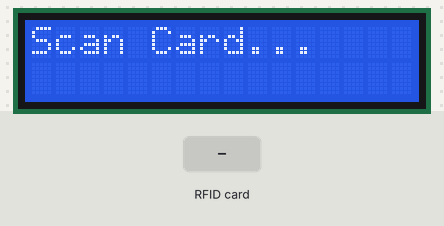
Bench run of a sketch on a simulated Arduino Uno, built with avr-gcc and run on an emulated ATmega328P. On the bench: 16×2 character LCD. Inputs (shaded band) come from the test bench. The local clock reads 2024-03-15 10:24:30 at power-on unless the sketch sets it; EEPROM starts erased; what the sketch prints to the serial monitor is not drawn.

Above: at 3.3 s.
3.4 s: RFID card 5E 7A 19 C4 held to the reader
At 4.5 s:
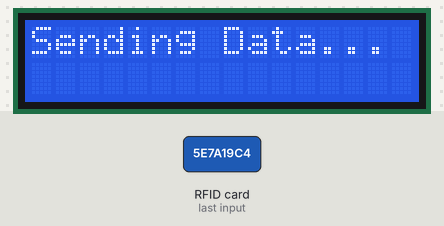
4.9 s: RFID card D3 88 D8 2C held to the reader
At 7.3 s:
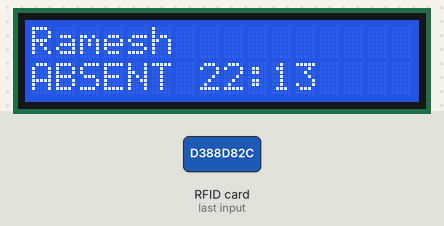
7.9 s: RFID card 01 01 5D 61 held to the reader
At 10.0 s:
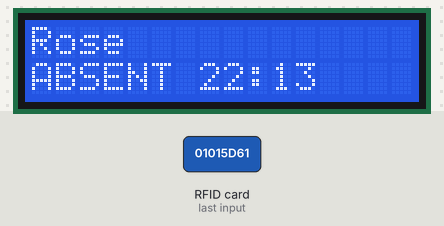
10.9 s: RFID card 40 7A A4 61 held to the reader
At 12.8 s:
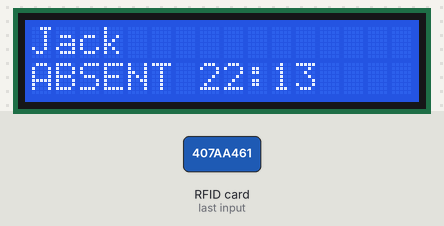
13.9 s: RFID card D3 88 D8 2C held to the reader
At 16.6 s:
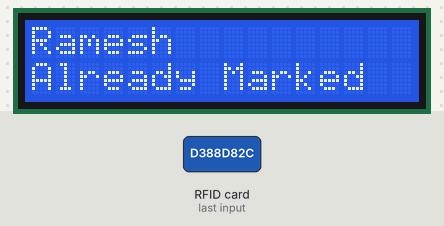
16.9 s: RFID card 01 01 5D 61 held to the reader
At 19.6 s:
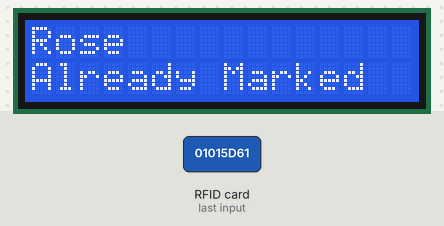
Timing chart, 0 to 21.1 s (numbered marks = the images above; inputs shaded):
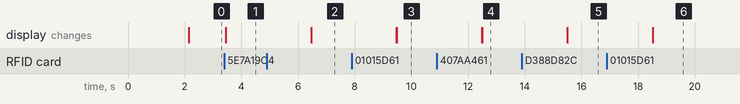

The sketch:

Arduino_Code.ino
```cpp
#include <SPI.h>
#include <MFRC522.h>
#include <Wire.h>
#include <RTClib.h>
#include <EEPROM.h>
#include <LiquidCrystal.h>

#define SS_PIN 10
#define RST_PIN 9

MFRC522 rfid(SS_PIN, RST_PIN);
RTC_DS1307 rtc;

// LCD (RS, E, D4, D5, D6, D7)
LiquidCrystal lcd(7, 6, 5, 4, 3, 2);

// ---------------- UID ----------------
byte rameshUID[4] = {0xD3, 0x88, 0xD8, 0x2C};
byte roseUID[4]   = {0x01, 0x01, 0x5D, 0x61};
byte jackUID[4]   = {0x40, 0x7A, 0xA4, 0x61};

// ---------------- EEPROM ----------------
#define DAY_ADDR     0
#define MONTH_ADDR   1
#define YEAR_ADDR    2

#define RAMESH_ADDR  3
#define ROSE_ADDR    4
#define JACK_ADDR    5

bool rameshScanned;
bool roseScanned;
bool jackScanned;

// ---------------- SETUP ----------------
void setup() {

  Serial.begin(9600);
  SPI.begin();
  rfid.PCD_Init();
  rfid.PCD_AntennaOn();   // 🔥 important
  Wire.begin();

  lcd.begin(16, 2);
  lcd.print("RFID Attendance");
  delay(2000);
  lcd.clear();

  if (!rtc.begin()) {
    lcd.print("RTC ERROR");
    while (1);
  }

  // ⚠️ RUN ONLY ONCE, then comment this line
  rtc.adjust(DateTime(F(__DATE__), F(__TIME__)));

  DateTime now = rtc.now();

  // -------- RESET DAILY --------
  if (EEPROM.read(DAY_ADDR) != now.day() ||
      EEPROM.read(MONTH_ADDR) != now.month() ||
      EEPROM.read(YEAR_ADDR) != (now.year() % 100)) {

    EEPROM.write(DAY_ADDR, now.day());
    EEPROM.write(MONTH_ADDR, now.month());
    EEPROM.write(YEAR_ADDR, now.year() % 100);

    EEPROM.write(RAMESH_ADDR, 0);
    EEPROM.write(ROSE_ADDR, 0);
    EEPROM.write(JACK_ADDR, 0);
  }

  rameshScanned = EEPROM.read(RAMESH_ADDR) != 0;
  roseScanned   = EEPROM.read(ROSE_ADDR) != 0;
  jackScanned   = EEPROM.read(JACK_ADDR) != 0;

  lcd.print("Scan Card...");
}

// ---------------- LOOP ----------------
void loop() {

  if (!rfid.PICC_IsNewCardPresent()) return;
  if (!rfid.PICC_ReadCardSerial()) return;

  DateTime now = rtc.now();
  int hour = now.hour();
  int minute = now.minute();

  lcd.clear();

  // ---------------- RAMESH ----------------
  if (checkUID(rameshUID)) {

    lcd.print("Ramesh");
    lcd.setCursor(0, 1);

    if (rameshScanned) {
      lcd.print("Already Marked");
    } else {
      int statusCode = getStatusCode(hour, minute);
      displayStatus(statusCode, hour, minute);

      EEPROM.write(RAMESH_ADDR, statusCode);
      rameshScanned = true;
    }
  }

  // ---------------- ROSE ----------------
  else if (checkUID(roseUID)) {

    lcd.print("Rose");
    lcd.setCursor(0, 1);

    if (roseScanned) {
      lcd.print("Already Marked");
    } else {
      int statusCode = getStatusCode(hour, minute);
      displayStatus(statusCode, hour, minute);

      EEPROM.write(ROSE_ADDR, statusCode);
      roseScanned = true;
    }
  }

  // ---------------- JACK ----------------
  else if (checkUID(jackUID)) {

    lcd.print("Jack");
    lcd.setCursor(0, 1);

    if (jackScanned) {
      lcd.print("Already Marked");
    } else {
      int statusCode = getStatusCode(hour, minute);
      displayStatus(statusCode, hour, minute);

      EEPROM.write(JACK_ADDR, statusCode);
      jackScanned = true;
    }
  }

  // ---------------- UNKNOWN CARD → EXPORT ----------------
  else {
    lcd.print("Sending Data...");
    sendStoredData();
  }

  delay(3000);

  lcd.clear();
  lcd.print("Scan Card...");

  rfid.PICC_HaltA();
  rfid.PCD_StopCrypto1();
}

// ---------------- STATUS CODE ----------------
int getStatusCode(int hour, int minute) {

  if (hour < 1 || (hour == 1 && minute <= 19)) {
    return 1; // PRESENT
  }
  else if (hour == 1 && minute <= 20) {
    return 2; // LATE
  }
  else {
    return 3; // ABSENT
  }
}

// ---------------- DISPLAY STATUS ----------------
void displayStatus(int code, int hour, int minute) {

  if (code == 1) lcd.print("PRESENT ");
  else if (code == 2) lcd.print("LATE ");
  else if (code == 3) lcd.print("ABSENT ");

  lcd.print(hour);
  lcd.print(":");
  if (minute < 10) lcd.print("0");
  lcd.print(minute);
}

// ---------------- UID CHECK ----------------
bool checkUID(byte *card) {
  for (byte i = 0; i < 4; i++) {
    if (rfid.uid.uidByte[i] != card[i])
      return false;
  }
  return true;
}

// ---------------- SEND STORED DATA ----------------
void sendStoredData() {

  Serial.println("START");

  int day = EEPROM.read(DAY_ADDR);
  int month = EEPROM.read(MONTH_ADDR);
  int year = EEPROM.read(YEAR_ADDR);

  printStudent("Ramesh", EEPROM.read(RAMESH_ADDR), day, month, year);
  printStudent("Rose",   EEPROM.read(ROSE_ADDR),   day, month, year);
  printStudent("Jack",   EEPROM.read(JACK_ADDR),   day, month, year);

  Serial.println("END");
}

// ---------------- PRINT FUNCTION ----------------
void printStudent(String name, int status, int day, int month, int year) {

  Serial.print(name);
  Serial.print(",");

  if (status == 1) Serial.print("PRESENT");
  else if (status == 2) Serial.print("LATE");
  else if (status == 3) Serial.print("ABSENT");
  else Serial.print("NO DATA");

  Serial.print(",");
  Serial.print(day);
  Serial.print("/");
  Serial.print(month);
  Serial.print("/20");
  Serial.println(year);
}
```

Measured:
- after the input at 3.4 s, the display: changes after 0.05 s (image 1)
- after the input at 4.9 s, the display: first differs from a run without the input after 1.6 s (image 2)
- after the input at 7.9 s, the display: first differs from a run without the input after 1.6 s (image 3)
- after the input at 10.9 s, the display: first differs from a run without the input after 1.6 s (image 4)
- after the input at 13.9 s, the display: first differs from a run without the input after 1.6 s (image 5)
- after the input at 16.9 s, the display: first differs from a run without the input after 1.6 s (image 6)
